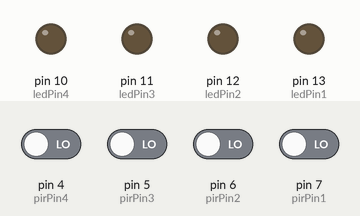
Simulated run of this sketch. Board: Arduino Uno, built with avr-gcc and run on an emulated ATmega328P. Shown: output pins drawn as LEDs (lit = HIGH). Inputs (shaded band) come from the test bench; at power-on: pin 4 (pirPin4), pin 5 (pirPin3), pin 6 (pirPin2), pin 7 (pirPin1) LOW.

Above: at 1.2 s.
1.3 s: pin 4 (pirPin4) driven HIGH
At 1.8 s:
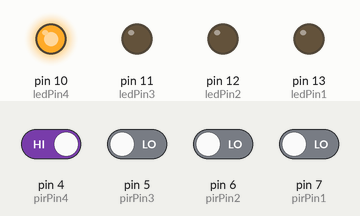
2.8 s: pin 5 (pirPin3) driven HIGH
At 4.0 s:
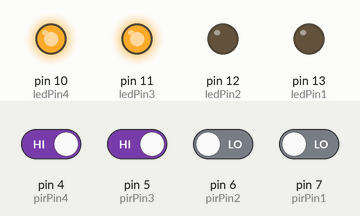
4.3 s: pin 6 (pirPin2) driven HIGH
At 5.3 s:
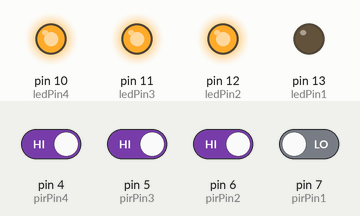
5.8 s: pin 7 (pirPin1) driven HIGH
At 6.5 s:
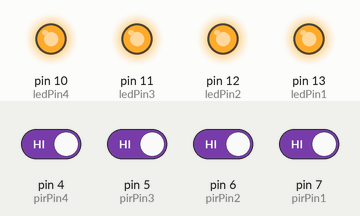
7.3 s: pin 4 (pirPin4) driven LOW
At 7.6 s:
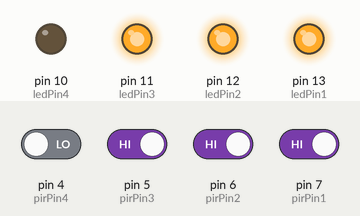
8.8 s: pin 5 (pirPin3) driven LOW
At 9.9 s:
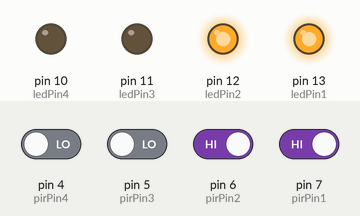
Timing chart, 0 to 11.3 s (numbered marks = the images above; inputs shaded):
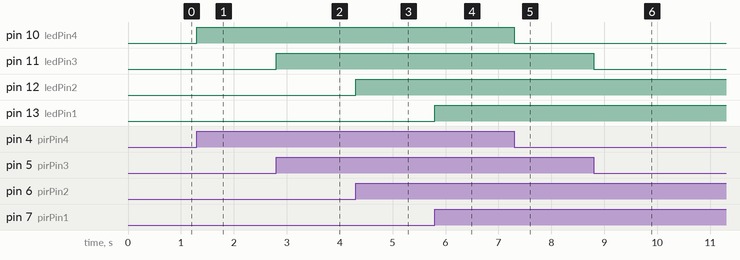

The sketch:

4_PIR_Sensors.ino
```cpp
int pirPin1 = 7;
int pirPin2 = 6;
int pirPin3 = 5;
int pirPin4 = 4;

int ledPin1 = 13;
int ledPin2 = 12;
int ledPin3 = 11;
int ledPin4 = 10;

void setup() {
  pinMode(pirPin1, INPUT);
  pinMode(pirPin2, INPUT);
  pinMode(pirPin3, INPUT);
  pinMode(pirPin4, INPUT);

  pinMode(ledPin1, OUTPUT);
  pinMode(ledPin2, OUTPUT);
  pinMode(ledPin3, OUTPUT);
  pinMode(ledPin4, OUTPUT);
}

void loop() {
  int motion1 = digitalRead(pirPin1);
  int motion2 = digitalRead(pirPin2);
  int motion3 = digitalRead(pirPin3);
  int motion4 = digitalRead(pirPin4);

  if (motion1 == HIGH) digitalWrite(ledPin1, HIGH);
  else digitalWrite(ledPin1, LOW);

  if (motion2 == HIGH) digitalWrite(ledPin2, HIGH);
  else digitalWrite(ledPin2, LOW);

  if (motion3 == HIGH) digitalWrite(ledPin3, HIGH);
  else digitalWrite(ledPin3, LOW);

  if (motion4 == HIGH) digitalWrite(ledPin4, HIGH);
  else digitalWrite(ledPin4, LOW);
}
```

Measured:
- after the input at 1.3 s, pin 10 (ledPin4): LOW → HIGH at once
- after the input at 2.8 s, pin 11 (ledPin3): LOW → HIGH at once
- after the input at 4.3 s, pin 12 (ledPin2): LOW → HIGH at once
- after the input at 5.8 s, pin 13 (ledPin1): LOW → HIGH at once
- after the input at 7.3 s, pin 10 (ledPin4): HIGH → LOW at once
- after the input at 8.8 s, pin 11 (ledPin3): HIGH → LOW at once
